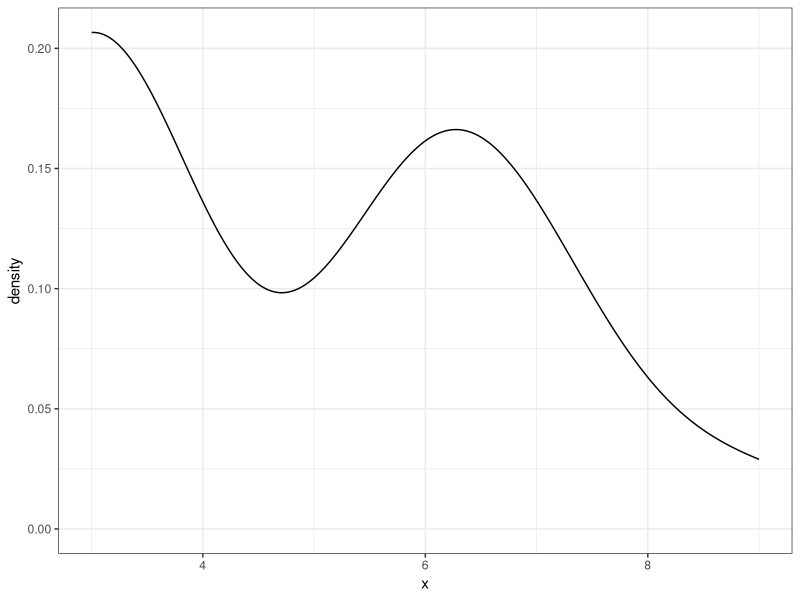
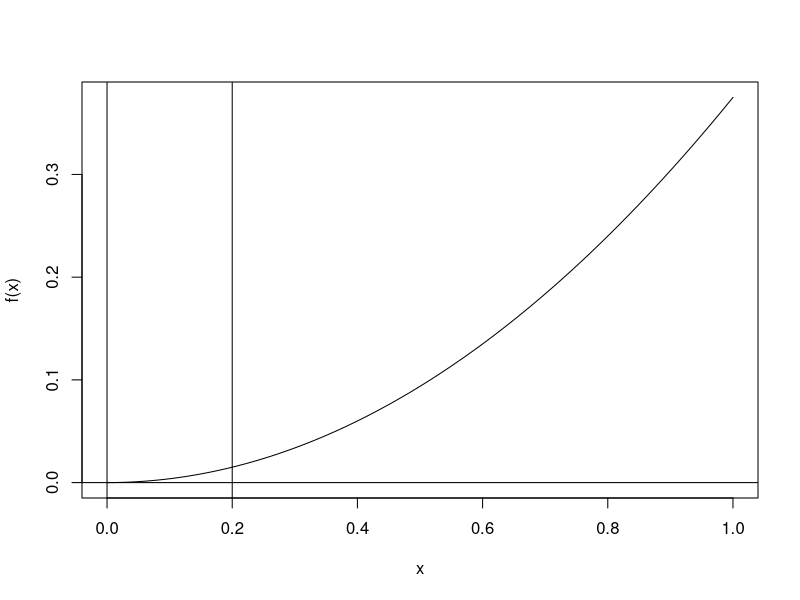
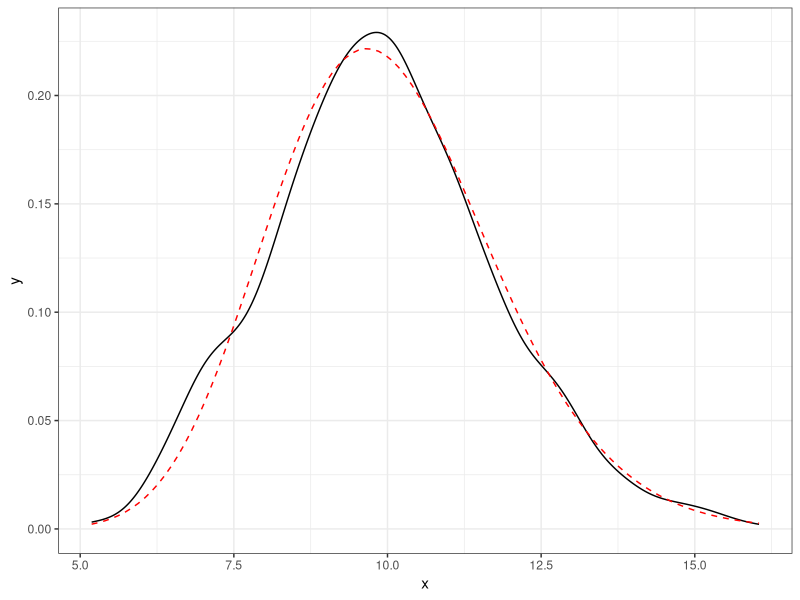
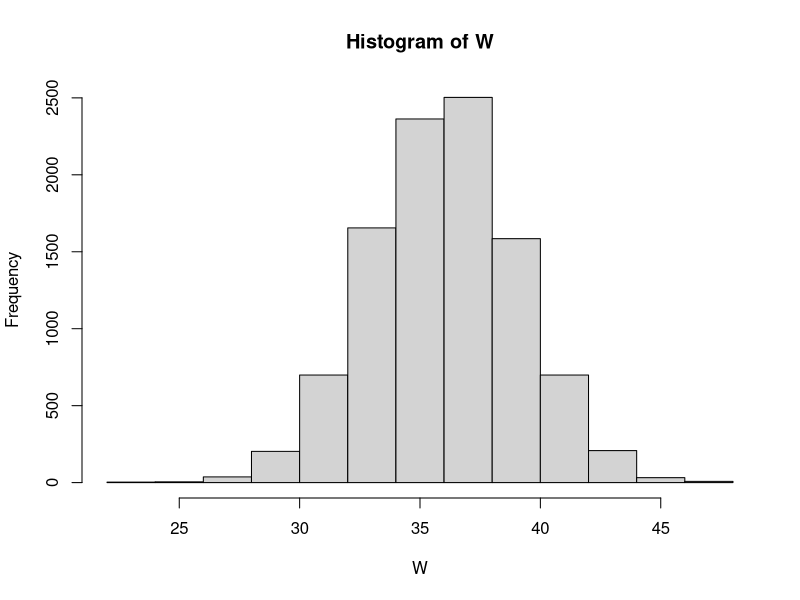

Source code (R) for these figures, in order:
## ---- chunk 1
library(ggplot2)
library(lattice)
## ---- chunk 2
Population <- c(3, 6, 7, 9, 11, 14)
MIN <- apply(combn(Population, 3), 2, min)
MIN
mean(MIN)  # mean of the sampling distribution
# This statistic is an estimate of the population Min (3).
ggplot(data = data.frame(x = MIN), aes(x = x)) + geom_density() + theme_bw()
## ---- chunk 3
f <- function(x){3*x^2/8}
integrate(f, 0, 2)$value # must be 1 for it to be a valid pdf
integrate(f, 0, 1/5)$value

curve(f)
abline(v=0)
abline(v=1/5)
abline(h=0)
## ---- chunk 4
set.seed(13)
sims <- 1000
xbar <- numeric(sims)
for(i in 1:sims){
  xbar[i] <- mean(rexp(30, 1/10))
}
mean(xbar)
mean(xbar >= 12)
library(ggplot2)
ggplot(data = data.frame(x = xbar), aes(x = x)) + geom_density() + theme_bw() + stat_function(fun = dgamma, args = list(30*1, 30/10), lty = "dashed", color = "red")
## ---- chunk 5
set.seed(13)
sims <- 10000
xbar <- numeric(sims)
ybar <- numeric(sims)
for(i in 1:sims){
  xbar[i] <- mean(rnorm(10, 20, 8))
  ybar[i] <- mean(rnorm(15, 16, 7))
}
W <- xbar + ybar
hist(W)
mean(W)  # close to 36
sd(W)    # close to 3.11
mean(W < 40)
foo <- sqrt(8^2/10 + 7^2/15)
# Exact answer
pnorm(40, 36, foo)

## ---- chunk 6
set.seed(13)
sims <- 10000
WE <- numeric(sims)
for(i in 1:sims){
  WE[i] <- sum(rexp(20, 2))
}
mean(WE)
var(WE)
mean(WE <= 10)
